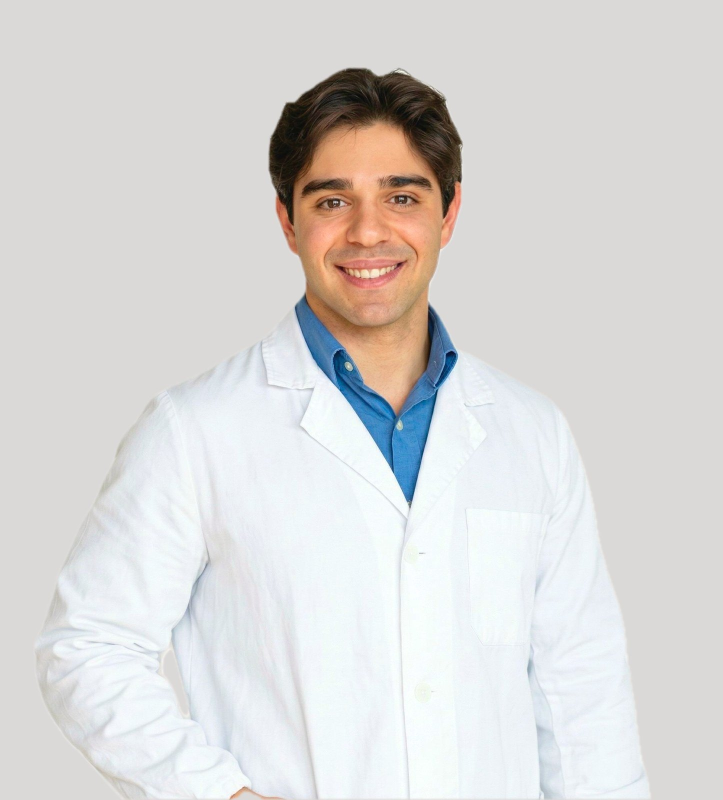
#> input picture libreria/ritratto-camice-camicia-blu.jpg, 1446 x 1600 px, found by its file name (shown at 1/2 size); its folder holds 6 pictures in this run
$ python carosello_allenamento.py
#> lines starting #> are read from the running program, lines starting #| are printed output that depends on the picture
### sistema/v2/foto.py
"""Aggiunte fotografiche al renderer: copertine a tutta pagina, foto più testo, sfumature."""
import numpy as np
from PIL import Image, ImageDraw, ImageFilter
import render as R

W, H, M = R.W, R.H, R.M


def riempi(img, w, h, fx=0.5, fy=0.5, zoom=1.0):
    """Ritaglia l'immagine per riempire w x h, centrata su (fx, fy), con zoom opzionale."""
    img = img.convert("RGB")
    s = max(w / img.width, h / img.height) * zoom
    nw, nh = round(img.width * s), round(img.height * s)
    im = img.resize((nw, nh), Image.LANCZOS)
    x = min(max(round(nw * fx - w / 2), 0), nw - w)
    y = min(max(round(nh * fy - h / 2), 0), nh - h)
    return im.crop((x, y, x + w, y + h))


def sfuma(im, da, a, colore=(12, 16, 24), forza=0.88, verso="giu"):
    """Velo scuro graduale tra le righe da e a (verso giu: trasparente sopra, scuro sotto)."""
    w, h = im.size
    alpha = np.zeros((h, 1), np.float32)
    for y in range(h):
        if verso == "giu":
            t = 0 if y < da else (1 if y > a else (y - da) / (a - da))
        else:
            t = 0 if y > a else (1 if y < da else (a - y) / (a - da))
        alpha[y, 0] = (t ** 1.4) * forza
    alpha = np.repeat(alpha, w, axis=1)
    velo = Image.new("RGB", (w, h), colore)
    return Image.composite(velo, im, Image.fromarray((alpha * 255).astype(np.uint8)))


def intestazione_foto(d, i, n):
    R.scrivi(d, (M, 78), "Dott. Alessandro Promenzio", R.F(600, 30), (255, 255, 255), -0.008)
    R.scrivi(d, (M, 118), "Biologo Nutrizionista", R.F(400, 24), (225, 230, 238), 0.01)
    f = R.F(500, 26)
    t = f"{i:02d} / {n:02d}"
    R.scrivi(d, (W - M - R.larghezza(t, f, 0.02), 84), t, f, (225, 230, 238), 0.02)


def piede_foto(d):
    d.line((M, H - 118, W - M, H - 118), fill=(255, 255, 255, 90), width=2)
    f = R.F(500, 26)
    R.scrivi(d, (M, H - 90), "@dott_promenzio", f, (225, 230, 238), 0.01)
    t = "Verona e online"
    R.scrivi(d, (W - M - R.larghezza(t, f, 0.01), H - 90), t, f, (225, 230, 238), 0.01)


# [11 lines left out: function stelle, not called in this run]

### sistema/v2/render.py
"""Generatore delle immagini dei caroselli di @dott_promenzio.

Stile "sito": ricalca il design system del sito (Navy AP e Carta).
Uso: render(carosello, cartella_uscita, cartella_font) -> lista di percorsi JPEG.
Tipi di slide: cover, point, quote, cta.
"""
import colorsys, os, random
from PIL import Image, ImageDraw, ImageFont

W, H, M = 1080, 1350, 92


def hsl(h, s, l):
    r, g, b = colorsys.hls_to_rgb(h / 360, l / 100, s / 100)
    return (round(r * 255), round(g * 255), round(b * 255))


C = dict(
    carta=hsl(40, 33, 98), bianco=(255, 255, 255), ink=hsl(218, 17, 13),
    ink2=hsl(216, 8, 38), ink3=hsl(219, 6, 44), ink2_luce=hsl(208, 18, 29),
    navy50=hsl(216, 45, 96), navy200=hsl(215, 43, 81), navy300=hsl(217, 49, 72),
    navy600=hsl(217, 55, 35), tit500=hsl(209, 16, 44), tit900=hsl(210, 18, 17),
    riga=(224, 224, 224), su_scuro=hsl(40, 20, 98), su_scuro2=hsl(40, 8, 78),
    azione_scuro=hsl(217, 68, 68), azione_scuro_testo=hsl(220, 46, 10),
    riga_scuro=(66, 74, 82),
)

FONT_DIR = "fonts"


def F(peso, size):
    nome = {400: "Inter_400Regular", 500: "Inter_500Medium", 600: "Inter_600SemiBold", 700: "Inter_700Bold"}[peso]
    return ImageFont.truetype(os.path.join(FONT_DIR, nome + ".ttf"), size)


def larghezza(testo, font, track):
    if not testo:
        return 0
    return sum(font.getlength(ch) for ch in testo) + track * font.size * (len(testo) - 1)


def scrivi(d, xy, testo, font, fill, track=0.0):
    x, y = xy
    if track == 0:
        d.text((x, y), testo, font=font, fill=fill)
        return
    for ch in testo:
        d.text((x, y), ch, font=font, fill=fill)
        x += font.getlength(ch) + track * font.size


def a_capo(testo, font, w, track):
    righe = []
    for par in testo.split("\n"):
        cur = ""
        for parola in [p for p in par.split(" ") if p]:
            t = (cur + " " + parola).strip()
            if larghezza(t, font, track) <= w:
                cur = t
            else:
                if cur:
                    righe.append(cur)
                cur = parola
        righe.append(cur)
    # niente parola orfana sull'ultima riga
    if len(righe) >= 2 and " " not in righe[-1] and " " in righe[-2]:
        a, b = righe[-2].rsplit(" ", 1)
        if larghezza(b + " " + righe[-1], font, track) <= w:
            righe[-2], righe[-1] = a, b + " " + righe[-1]
    return righe


def blocco(d, xy, testo, peso, size, fill, w, lh, track=0.0, max_h=None, min_size=30):
    while True:
        font = F(peso, size)
        righe = a_capo(testo, font, w, track)
        if max_h is None or len(righe) * size * lh <= max_h or size <= min_size:
            break
        size -= 2
    x, y = xy
    for r in righe:
        scrivi(d, (x, y), r, font, fill, track)
        y += round(size * lh)
    return y


# [12 lines left out: function cielo, not called in this run]


_CIELO = None


def intestazione(d, i, n, scuro=False):
    nome = C["su_scuro"] if scuro else C["ink"]
    sec = C["su_scuro2"] if scuro else (C["ink2_luce"] if not scuro else C["ink3"])
    scrivi(d, (M, 78), "Dott. Alessandro Promenzio", F(600, 30), nome, -0.008)
    scrivi(d, (M, 118), "Biologo Nutrizionista", F(400, 24), sec, 0.01)
    f = F(500, 26)
    t = f"{i:02d} / {n:02d}"
    scrivi(d, (W - M - larghezza(t, f, 0.02), 84), t, f, C["su_scuro2"] if scuro else C["tit500"], 0.02)


def piede(d, scuro=False):
    d.line((M, H - 118, W - M, H - 118), fill=C["riga_scuro"] if scuro else C["riga"], width=2)
    f = F(500, 26)
    scrivi(d, (M, H - 90), "@dott_promenzio", f, C["su_scuro2"] if scuro else C["ink3"], 0.01)
    t = "Verona e online"
    scrivi(d, (W - M - larghezza(t, f, 0.01), H - 90), t, f, C["su_scuro2"] if scuro else C["ink3"], 0.01)


def occhiello(d, xy, testo, fill):
    scrivi(d, xy, testo.upper(), F(600, 26), fill, 0.09)


def pillola(d, xy, testo, bg, fg, size=32):
    f = F(600, size)
    w = larghezza(testo, f, 0)
    x, y = xy
    h = size + 48
    d.rounded_rectangle((x, y, x + w + 80, y + h), radius=h // 2, fill=bg)
    d.text((x + 40, y + h / 2), testo, font=f, fill=fg, anchor="lm")


# [62 lines left out: function render, not called in this run]

### sistema/v2/carosello_allenamento.py
import sys, os
sys.path.insert(0, os.path.join(os.path.dirname(__file__)))
sys.path.insert(0, os.path.abspath('sistema'))
from PIL import Image, ImageDraw
import render as R, foto as FT

R.FONT_DIR = 'sistema/fonts'
C, W, H, M = R.C, R.W, R.H, R.M
MAT = 'libreria/'
OUT = 'out/allenamento'; os.makedirs(OUT, exist_ok=True)
N = 6; tw = W - 2 * M
bianco = (255, 255, 255); chiaro = (225, 230, 238)

im = FT.riempi(Image.open(MAT + 'ritratto-camice-camicia-blu.jpg'), W, H, fx=0.5, fy=0.34)
#> in riempi, img is the input picture: PIL image 1446x1600 RGB; mean R, G, B 217.2, 216.1, 214.9
im = FT.sfuma(im, 0, 290, forza=0.55, verso="su")
#> in sfuma, `velo = Image.new("RGB", (w, h), colore)`:
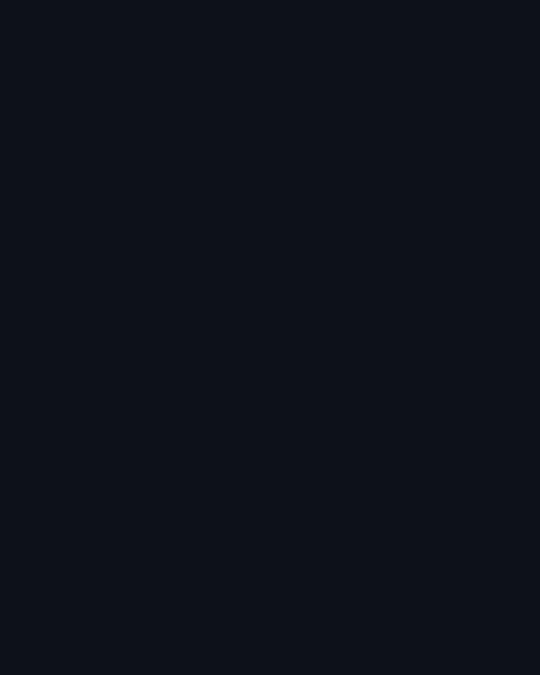
#> velo: PIL image 1080x1350 RGB (shown at 1/2 size); mean R, G, B 12, 16, 24
im = FT.sfuma(im, 430, 1000, forza=0.95)
d = ImageDraw.Draw(im)
FT.intestazione_foto(d, 1, N)
R.occhiello(d, (M, 712), "Nutrizione sportiva", (150, 186, 240))
y = R.blocco(d, (M, 762), "Mangiare prima o dopo l'allenamento conta meno di quanto credi", 600, 74, bianco, tw, 1.06, -0.026)
#> y = 996
R.blocco(d, (M, y + 30), "Quello che sposta i risultati sta nel resto della giornata.", 400, 36, chiaro, tw - 60, 1.45)
FT.piede_foto(d)
im.save(f'{OUT}/01.jpg', quality=92, subsampling=0)
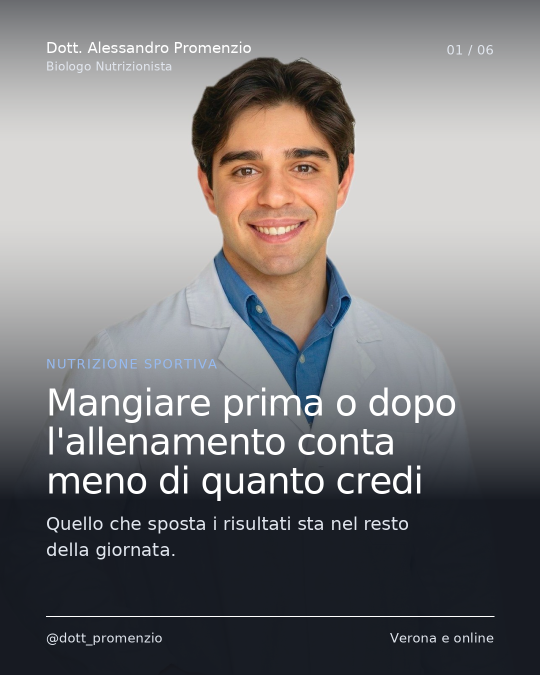
#> saved as 01.jpg: PIL image 1080x1350 RGB (shown at 1/2 size); mean R, G, B 123.9, 122.7, 124.2

PUNTI = [
    ("Punto 1", "Prima viene il totale della giornata",
     "Quante proteine e quanta energia arrivano in tutta la giornata pesa molto più dell'ora in cui arrivano.\n\n"
     "Se il totale non torna, nessun orario lo sistema."),
    ("Punto 2", "La finestra non è di mezz'ora",
     "Dopo una seduta con i pesi il muscolo resta più sensibile alle proteine per diverse ore.\n\n"
     "Non serve bere qualcosa di corsa negli spogliatoi: serve che nel giro di qualche ora arrivi un pasto completo."),
    ("Punto 3", "Prima si mangia per non arrivare a secco",
     "Se ti alleni presto e stai bene a stomaco vuoto, va bene così.\n\n"
     "Se invece cali a metà seduta, uno spuntino con carboidrati una o due ore prima cambia la resa. Più è vicino all'allenamento, più deve essere leggero."),
    ("Punto 4", "Le proteine, distribuite",
     "Negli studi sull'allenamento con i pesi i guadagni si fermano intorno a 1,6 grammi di proteine per chilo di peso al giorno. Oltre, in media, non si aggiunge altro.\n\n"
     "Conta anche come le distribuisci: tre o quattro pasti, non tutte alla sera."),
]
for k, (et, tit, body) in enumerate(PUNTI, 2):
    im = Image.new("RGB", (W, H), C["carta"]); d = ImageDraw.Draw(im)
    R.intestazione(d, k, N)
    y0 = 300
    d.line((M, y0, W - M, y0), fill=C["riga"], width=3)
    d.line((M, y0, M + round(tw * (k - 1) / (N - 2)), y0), fill=C["navy600"], width=3)
    R.scrivi(d, (M, y0 + 46), et.upper(), R.F(600, 26), C["tit500"], 0.09)
    y = R.blocco(d, (M, y0 + 112), tit, 600, 80, C["ink"], tw, 1.10, -0.022, max_h=260, min_size=48)
    R.blocco(d, (M, y + 44), body, 400, 44, C["ink2"], tw, 1.55, max_h=H - 200 - (y + 44), min_size=32)
    R.piede(d)
    im.save(f'{OUT}/{k:02d}.jpg', quality=92, subsampling=0)
#> this loop made 4 passes
#> pass 1, `im.save(f'{OUT}/{k:02d}.jpg', quality=92, subsampling=0)`:
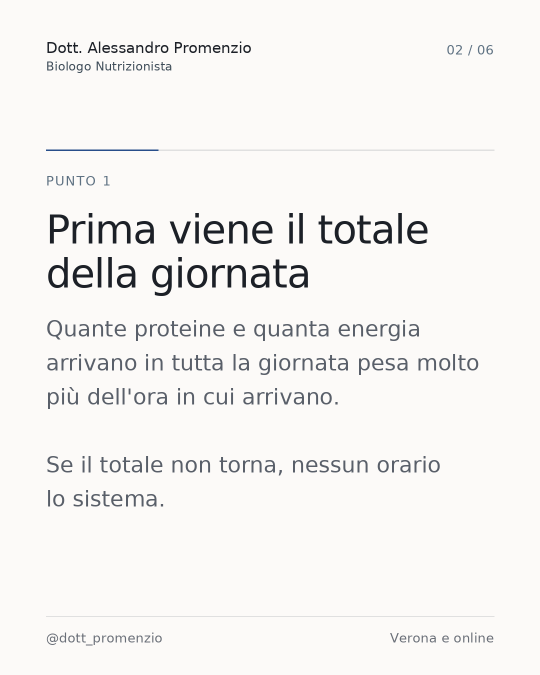
#> saved as 02.jpg: PIL image 1080x1350 RGB (shown at 1/2 size); mean R, G, B 244.6, 242.9, 241.4

im = Image.new("RGB", (W, H), C["tit900"])
ph = FT.riempi(Image.open(MAT + 'bowl-salmone.jpg'), W, 520, fx=0.5, fy=0.5)
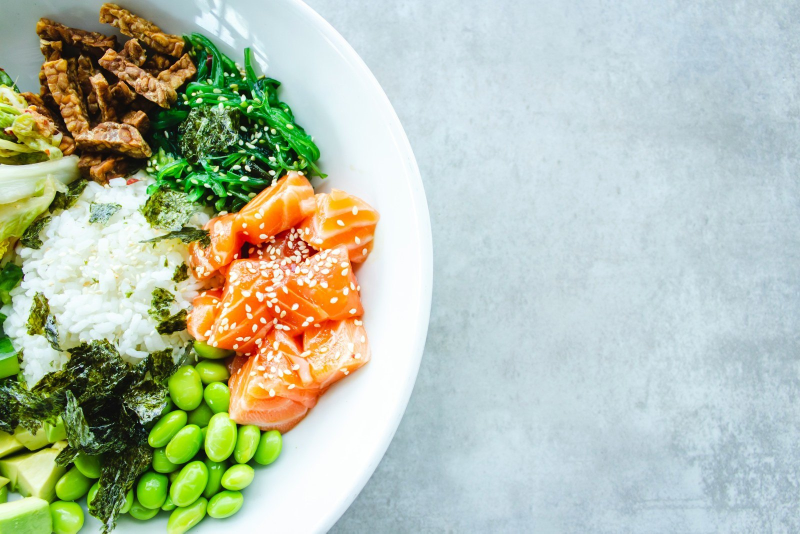
#> input picture libreria/bowl-salmone.jpg, 1600 x 1067 px, found by its file name (shown at 1/2 size)
#> call 2 of riempi, with w = 1080, h = 520, fx = 0.5, fy = 0.5, zoom = 1
#> in riempi, img is the input picture: PIL image 1600x1067 RGB; mean R, G, B 181.3, 192.1, 172
#> in riempi (call 2), `return im.crop((x, y, x + w, y + h))`:
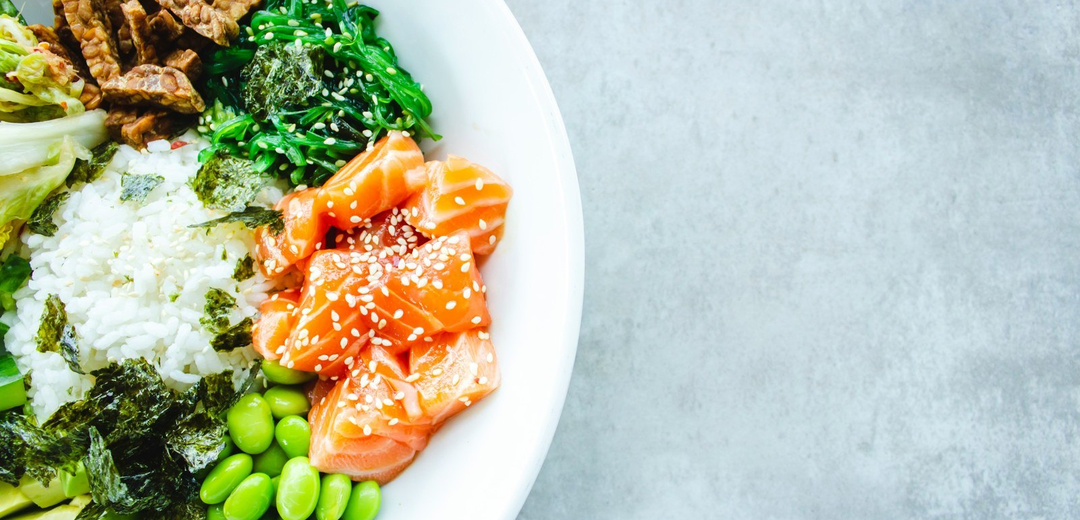
#> returned value: PIL image 1080x520 RGB; mean R, G, B 183.6, 190.7, 168.6
im.paste(ph, (0, 0))
#> im: PIL image 1080x1350 RGB
im = FT.sfuma(im, 0, 320, forza=0.9, verso="su")
im = FT.sfuma(im, 320, 520, colore=C["tit900"], forza=1.0)
#> call 4 of sfuma, with da = 320, a = 520, colore = (36, 43, 51), forza = 1, verso = 'giu'
#> in sfuma (call 4), `return Image.composite(velo, im, Image.fromarray((alpha * 255).astype(..`:
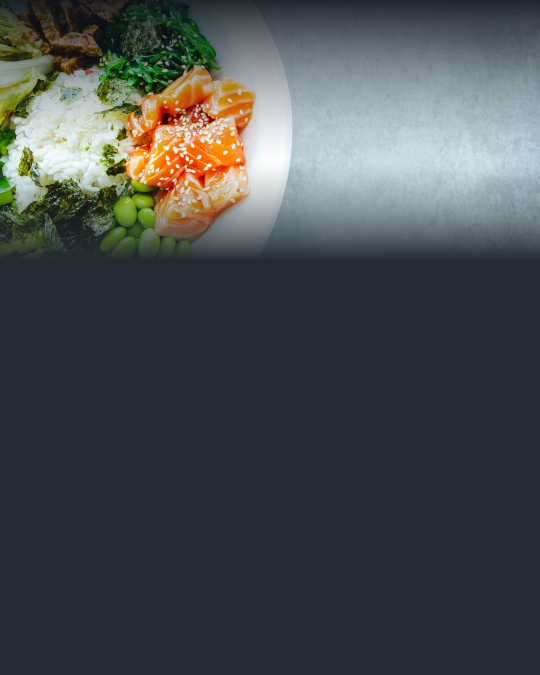
#> returned value: PIL image 1080x1350 RGB (shown at 1/2 size); mean R, G, B 70.3, 76, 77.1
d = ImageDraw.Draw(im)
FT.intestazione_foto(d, N, N)
R.occhiello(d, (M, 592), "Nutrizione sportiva", C["azione_scuro"])
y = R.blocco(d, (M, 644), "Il piano si costruisce sulla tua programmazione", 600, 72, C["su_scuro"], tw, 1.08, -0.022)
#> y = 800
yb = R.blocco(d, (M, y + 30), "Orari di allenamento, lavoro, recupero: il piano parte da lì.\n"
                              "In studio, in cinque sedi in provincia di Verona, oppure in videochiamata.",
              400, 38, C["su_scuro2"], tw, 1.5, max_h=300, min_size=32)
#> yb = 1058
R.pillola(d, (M, min(max(yb + 56, H - 300), H - 270)), "Scrivimi INFO nei DM", C["azione_scuro"], C["azione_scuro_testo"])
R.piede(d, scuro=True)
im.save(f'{OUT}/06.jpg', quality=92, subsampling=0)
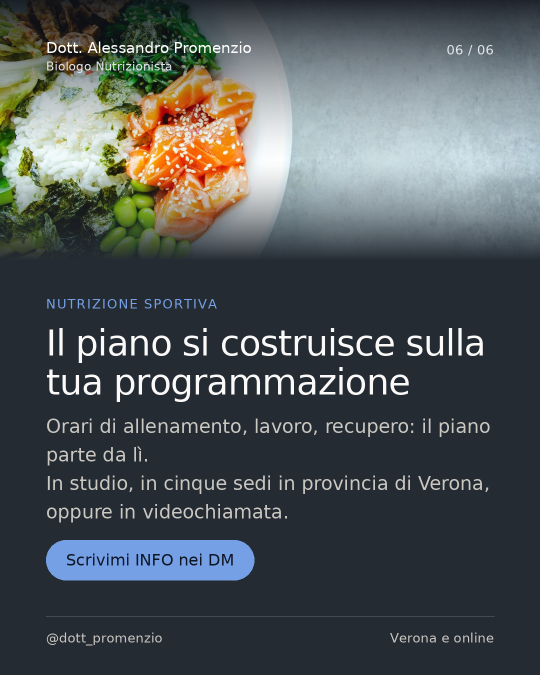
#> saved as 06.jpg: PIL image 1080x1350 RGB (shown at 1/2 size); mean R, G, B 78.4, 84.5, 86.7
print('ok')
